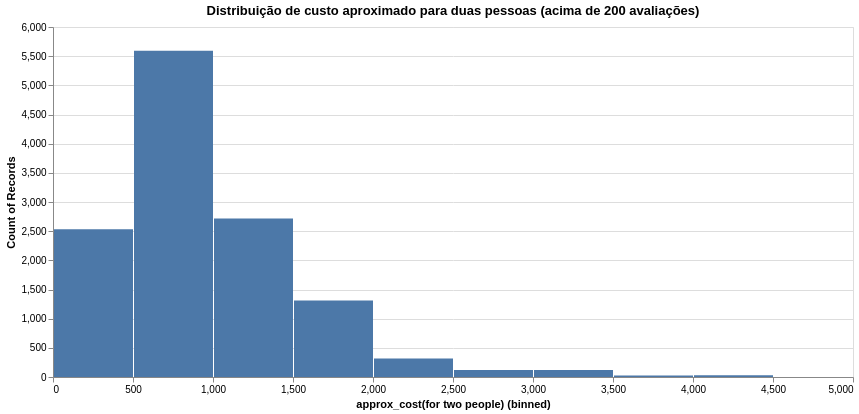

Notebook cell for this chart:
### Code cell
restaurantes.filter(
    pl.col('votes') > 200
).plot.bar(x = alt.X('approx_cost(for two people)', bin=alt.Bin(maxbins=20)), y = alt.Y('count()')).properties(width = 800, height = 350, title = 'Distribuição de custo aproximado para duas pessoas (acima de 200 avaliações)' )

### Figure 1 — Vega specification as saved in the notebook (floating-point values rounded to 4 significant figures)
{"$schema": "https://vega.github.io/schema/vega/v5.json", "data": [{"name": "param_10_store"}, {"name": "source_0", "values": [{"__count": 5592, "bin_maxbins_20_approx_cost(for two people)": 500.0, "bin_maxbins_20_approx_cost(for two people)_end": 1000.0}, {"__count": 2533, "bin_maxbins_20_approx_cost(for two people)": 0.0, "bin_maxbins_20_approx_cost(for two people)_end": 500.0}, {"__count": 2716, "bin_maxbins_20_approx_cost(for two people)": 1000.0, "bin_maxbins_20_approx_cost(for two people)_end": 1500.0}, {"__count": 1311, "bin_maxbins_20_approx_cost(for two people)": 1500.0, "bin_maxbins_20_approx_cost(for two people)_end": 2000.0}, {"__count": 316, "bin_maxbins_20_approx_cost(for two people)": 2000.0, "bin_maxbins_20_approx_cost(for two people)_end": 2500.0}, {"__count": 122, "bin_maxbins_20_approx_cost(for two people)": 2500.0, "bin_maxbins_20_approx_cost(for two people)_end": 3000.0}, {"__count": 121, "bin_maxbins_20_approx_cost(for two people)": 3000.0, "bin_maxbins_20_approx_cost(for two people)_end": 3500.0}, {"__count": 25, "bin_maxbins_20_approx_cost(for two people)": 3500.0, "bin_maxbins_20_approx_cost(for two people)_end": 4000.0}, {"__count": 28, "bin_maxbins_20_approx_cost(for two people)": 4000.0, "bin_maxbins_20_approx_cost(for two people)_end": 4500.0}, {"__count": 1, "bin_maxbins_20_approx_cost(for two people)": 4500.0, "bin_maxbins_20_approx_cost(for two people)_end": 5000.0}]}, {"name": "source_0_y_domain___count", "values": [{"min": 1, "max": 5592}]}], "signals": [{"name": "bin_maxbins_20_approx_cost_for_two_people__bins", "value": {"fields": ["approx_cost(for two people)"], "fname": "bin_approx_cost(for two people)", "start": 0.0, "step": 500.0, "stop": 5000.0}}, {"name": "unit", "value": {}, "on": [{"events": "pointermove", "update": "isTuple(group()) ? group() : unit"}]}, {"name": "param_10", "update": "vlSelectionResolve(\"param_10_store\", \"union\")"}, {"name": "param_10_approx_cost_for_two_people_", "on": [{"events": [{"source": "view", "type": "dblclick"}], "update": "null"}, {"events": {"signal": "param_10_translate_delta"}, "update": "panLinear(param_10_translate_anchor.extent_x, -param_10_translate_delta.x / width)"}, {"events": {"signal": "param_10_zoom_delta"}, "update": "zoomLinear(domain(\"x\"), param_10_zoom_anchor.x, param_10_zoom_delta)"}]}, {"name": "param_10_tuple", "on": [{"events": [{"signal": "param_10_approx_cost_for_two_people_"}], "update": "param_10_approx_cost_for_two_people_ ? {unit: \"\", fields: param_10_tuple_fields, values: [param_10_approx_cost_for_two_people_]} : null"}]}, {"name": "param_10_tuple_fields", "value": [{"field": "approx_cost(for two people)", "channel": "x", "type": "R"}]}, {"name": "param_10_translate_anchor", "value": {}, "on": [{"events": [{"source": "scope", "type": "pointerdown"}], "update": "{x: x(unit), y: y(unit), extent_x: domain(\"x\")}"}]}, {"name": "param_10_translate_delta", "value": {}, "on": [{"events": [{"source": "window", "between": [{"source": "scope", "type": "pointerdown"}, {"source": "window", "type": "pointerup"}], "type": "pointermove", "consume": true}], "update": "{x: param_10_translate_anchor.x - x(unit), y: param_10_translate_anchor.y - y(unit)}"}]}, {"name": "param_10_zoom_anchor", "on": [{"events": [{"source": "scope", "type": "wheel", "consume": true}], "update": "{x: invert(\"x\", x(unit)), y: invert(\"y\", y(unit))}"}]}, {"name": "param_10_zoom_delta", "on": [{"events": [{"source": "scope", "consume": true, "type": "wheel"}], "update": "pow(1.001, event.deltaY * pow(16, event.deltaMode))", "force": true}]}, {"name": "param_10_modify", "on": [{"events": {"signal": "param_10_tuple"}, "update": "modify(\"param_10_store\", param_10_tuple, true)"}]}], "marks": [{"type": "rect", "name": "marks", "from": {"data": "source_0"}, "encode": {"update": {"x2": {"field": "bin_maxbins_20_approx_cost(for two people)", "scale": "x", "offset": {"signal": "0.5 + (abs(scale(\"x\", datum[\"bin_maxbins_20_approx_cost(for two people)_end\"]) - scale(\"x\", datum[\"bin_maxbins_20_approx_cost(for two people)\"])) < 0.25 ? -0.5 * (0.25 - (abs(scale(\"x\", datum[\"bin_maxbins_20_approx_cost(for two people)_end\"]) - scale(\"x\", datum[\"bin_maxbins_20_approx_cost(for two people)\"])))) : 0.5)"}}, "tooltip": {"signal": "{\"approx_cost(for two people) (binned)\": !isValid(datum[\"bin_maxbins_20_approx_cost(for two people)\"]) || !isFinite(+datum[\"bin_maxbins_20_approx_cost(for two people)\"]) ? \"null\" : format(datum[\"bin_maxbins_20_approx_cost(for two people)\"], \"\") + \" – \" + format(datum[\"bin_maxbins_20_approx_cost(for two people)_end\"], \"\"), \"Count of Records\": format(datum[\"__count\"], \"\")}"}, "y2": {"value": 0, "scale": "y"}, "x": {"field": "bin_maxbins_20_approx_cost(for two people)_end", "scale": "x", "offset": {"signal": "0.5 + (abs(scale(\"x\", datum[\"bin_maxbins_20_approx_cost(for two people)_end\"]) - scale(\"x\", datum[\"bin_maxbins_20_approx_cost(for two people)\"])) < 0.25 ? 0.5 * (0.25 - (abs(scale(\"x\", datum[\"bin_maxbins_20_approx_cost(for two people)_end\"]) - scale(\"x\", datum[\"bin_maxbins_20_approx_cost(for two people)\"])))) : -0.5)"}}, "fill": {"value": "#4c78a8"}, "y": {"field": "__count", "scale": "y"}}}, "style": ["bar"], "clip": true, "interactive": true}], "scales": [{"name": "x", "type": "linear", "domain": {"signal": "[bin_maxbins_20_approx_cost_for_two_people__bins.start, bin_maxbins_20_approx_cost_for_two_people__bins.stop]"}, "range": [0, {"signal": "width"}], "bins": {"signal": "bin_maxbins_20_approx_cost_for_two_people__bins"}, "zero": false, "domainRaw": {"signal": "param_10[\"approx_cost(for two people)\"]"}}, {"name": "y", "type": "linear", "domain": [{"signal": "(data(\"source_0_y_domain___count\")[0] || {}).min"}, {"signal": "(data(\"source_0_y_domain___count\")[0] || {}).max"}], "range": [{"signal": "height"}, 0], "zero": true, "nice": true}], "axes": [{"scale": "y", "aria": false, "minExtent": 0, "zindex": 0, "orient": "left", "gridScale": "x", "labels": false, "domain": false, "grid": true, "maxExtent": 0, "tickCount": {"signal": "ceil(height/40)"}, "ticks": false}, {"scale": "x", "orient": "bottom", "labelOverlap": true, "tickCount": {"signal": "ceil(width/10)"}, "zindex": 0, "title": "approx_cost(for two people) (binned)", "labelFlush": true, "grid": false}, {"scale": "y", "tickCount": {"signal": "ceil(height/40)"}, "labelOverlap": true, "orient": "left", "title": "Count of Records", "zindex": 0, "grid": false}], "title": {"text": "Distribuição de custo aproximado para duas pessoas (acima de 200 avaliações)", "frame": "group"}, "height": 350, "style": "cell", "width": 800, "padding": 5, "background": "white"}
